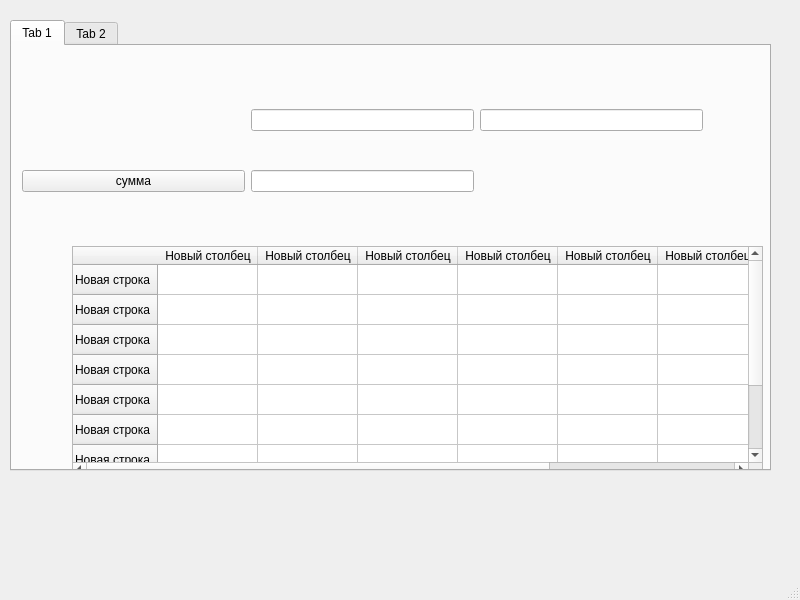
<?xml version="1.0" encoding="UTF-8"?>
<ui version="4.0">
 <class>MainWindow</class>
 <widget class="QMainWindow" name="MainWindow">
  <property name="geometry">
   <rect>
    <x>0</x>
    <y>0</y>
    <width>800</width>
    <height>600</height>
   </rect>
  </property>
  <property name="windowTitle">
   <string>MainWindow</string>
  </property>
  <widget class="QWidget" name="centralwidget">
   <widget class="QTabWidget" name="tabWidget">
    <property name="geometry">
     <rect>
      <x>10</x>
      <y>20</y>
      <width>761</width>
      <height>451</height>
     </rect>
    </property>
    <property name="currentIndex">
     <number>0</number>
    </property>
    <widget class="QWidget" name="tab">
     <attribute name="title">
      <string>Tab 1</string>
     </attribute>
     <widget class="QWidget" name="gridLayoutWidget">
      <property name="geometry">
       <rect>
        <x>10</x>
        <y>30</y>
        <width>681</width>
        <height>151</height>
       </rect>
      </property>
      <layout class="QGridLayout" name="gridLayout">
       <item row="0" column="2">
        <widget class="QLineEdit" name="right"/>
       </item>
       <item row="0" column="1">
        <widget class="QLineEdit" name="left"/>
       </item>
       <item row="0" column="0">
        <spacer name="horizontalSpacer">
         <property name="orientation">
          <enum>Qt::Orientation::Horizontal</enum>
         </property>
         <property name="sizeHint" stdset="0">
          <size>
           <width>40</width>
           <height>20</height>
          </size>
         </property>
        </spacer>
       </item>
       <item row="1" column="0">
        <widget class="QPushButton" name="summ">
         <property name="text">
          <string>сумма</string>
         </property>
        </widget>
       </item>
       <item row="1" column="1">
        <widget class="QLineEdit" name="result"/>
       </item>
       <item row="1" column="2">
        <widget class="QLabel" name="label">
         <property name="text">
          <string/>
         </property>
        </widget>
       </item>
      </layout>
     </widget>
     <widget class="QTableWidget" name="tableWidget">
      <property name="geometry">
       <rect>
        <x>60</x>
        <y>200</y>
        <width>691</width>
        <height>231</height>
       </rect>
      </property>
      <row>
       <property name="text">
        <string>Новая строка</string>
       </property>
      </row>
      <row>
       <property name="text">
        <string>Новая строка</string>
       </property>
      </row>
      <row>
       <property name="text">
        <string>Новая строка</string>
       </property>
      </row>
      <row>
       <property name="text">
        <string>Новая строка</string>
       </property>
      </row>
      <row>
       <property name="text">
        <string>Новая строка</string>
       </property>
      </row>
      <row>
       <property name="text">
        <string>Новая строка</string>
       </property>
      </row>
      <row>
       <property name="text">
        <string>Новая строка</string>
       </property>
      </row>
      <row>
       <property name="text">
        <string>Новая строка</string>
       </property>
      </row>
      <row>
       <property name="text">
        <string>Новая строка</string>
       </property>
      </row>
      <column>
       <property name="text">
        <string>Новый столбец</string>
       </property>
      </column>
      <column>
       <property name="text">
        <string>Новый столбец</string>
       </property>
      </column>
      <column>
       <property name="text">
        <string>Новый столбец</string>
       </property>
      </column>
      <column>
       <property name="text">
        <string>Новый столбец</string>
       </property>
      </column>
      <column>
       <property name="text">
        <string>Новый столбец</string>
       </property>
      </column>
      <column>
       <property name="text">
        <string>Новый столбец</string>
       </property>
      </column>
      <column>
       <property name="text">
        <string>Новый столбец</string>
       </property>
      </column>
     </widget>
    </widget>
    <widget class="QWidget" name="tab_2">
     <attribute name="title">
      <string>Tab 2</string>
     </attribute>
     <widget class="QComboBox" name="comboBox">
      <property name="geometry">
       <rect>
        <x>50</x>
        <y>40</y>
        <width>261</width>
        <height>26</height>
       </rect>
      </property>
      <item>
       <property name="text">
        <string>Новый элемент0</string>
       </property>
      </item>
      <item>
       <property name="text">
        <string>Новый элемент1</string>
       </property>
      </item>
      <item>
       <property name="text">
        <string>Новый элемент2</string>
       </property>
      </item>
      <item>
       <property name="text">
        <string>Новый элемент3</string>
       </property>
      </item>
      <item>
       <property name="text">
        <string>Новый элемент4</string>
       </property>
      </item>
     </widget>
     <widget class="QLineEdit" name="lineEdit">
      <property name="geometry">
       <rect>
        <x>390</x>
        <y>40</y>
        <width>113</width>
        <height>26</height>
       </rect>
      </property>
     </widget>
     <widget class="QTextEdit" name="textEdit">
      <property name="geometry">
       <rect>
        <x>530</x>
        <y>30</y>
        <width>211</width>
        <height>101</height>
       </rect>
      </property>
     </widget>
     <widget class="QPlainTextEdit" name="plainTextEdit">
      <property name="geometry">
       <rect>
        <x>530</x>
        <y>160</y>
        <width>211</width>
        <height>131</height>
       </rect>
      </property>
     </widget>
     <widget class="QSpinBox" name="spinBox">
      <property name="geometry">
       <rect>
        <x>50</x>
        <y>100</y>
        <width>261</width>
        <height>41</height>
       </rect>
      </property>
     </widget>
     <widget class="QDoubleSpinBox" name="doubleSpinBox">
      <property name="geometry">
       <rect>
        <x>50</x>
        <y>160</y>
        <width>271</width>
        <height>41</height>
       </rect>
      </property>
     </widget>
     <widget class="QTimeEdit" name="timeEdit">
      <property name="geometry">
       <rect>
        <x>50</x>
        <y>220</y>
        <width>118</width>
        <height>26</height>
       </rect>
      </property>
     </widget>
     <widget class="QDateEdit" name="dateEdit">
      <property name="geometry">
       <rect>
        <x>210</x>
        <y>220</y>
        <width>110</width>
        <height>26</height>
       </rect>
      </property>
     </widget>
     <widget class="QDial" name="dial">
      <property name="geometry">
       <rect>
        <x>60</x>
        <y>270</y>
        <width>111</width>
        <height>101</height>
       </rect>
      </property>
     </widget>
     <widget class="QCalendarWidget" name="calendarWidget">
      <property name="geometry">
       <rect>
        <x>280</x>
        <y>270</y>
        <width>261</width>
        <height>131</height>
       </rect>
      </property>
     </widget>
     <widget class="QLCDNumber" name="lcdNumber">
      <property name="geometry">
       <rect>
        <x>640</x>
        <y>340</y>
        <width>91</width>
        <height>41</height>
       </rect>
      </property>
     </widget>
     <widget class="QProgressBar" name="progressBar">
      <property name="geometry">
       <rect>
        <x>340</x>
        <y>110</y>
        <width>118</width>
        <height>23</height>
       </rect>
      </property>
      <property name="value">
       <number>24</number>
      </property>
     </widget>
     <widget class="Line" name="line">
      <property name="geometry">
       <rect>
        <x>310</x>
        <y>10</y>
        <width>41</width>
        <height>241</height>
       </rect>
      </property>
      <property name="orientation">
       <enum>Qt::Orientation::Vertical</enum>
      </property>
     </widget>
    </widget>
   </widget>
  </widget>
  <widget class="QMenuBar" name="menubar">
   <property name="geometry">
    <rect>
     <x>0</x>
     <y>0</y>
     <width>800</width>
     <height>26</height>
    </rect>
   </property>
  </widget>
  <widget class="QStatusBar" name="statusbar"/>
 </widget>
 <resources/>
 <connections/>
</ui>
